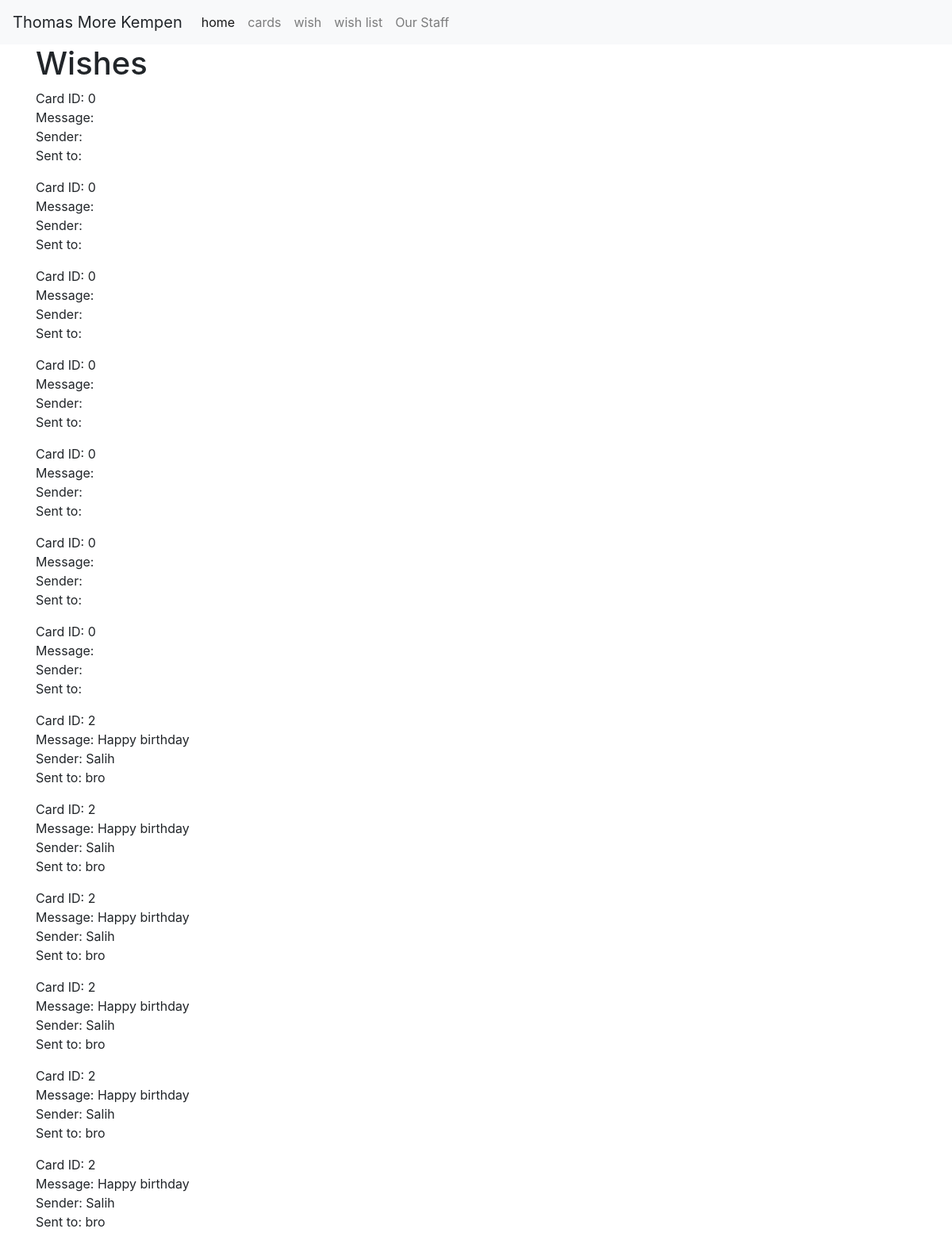
The app's page /wish_list, older data.
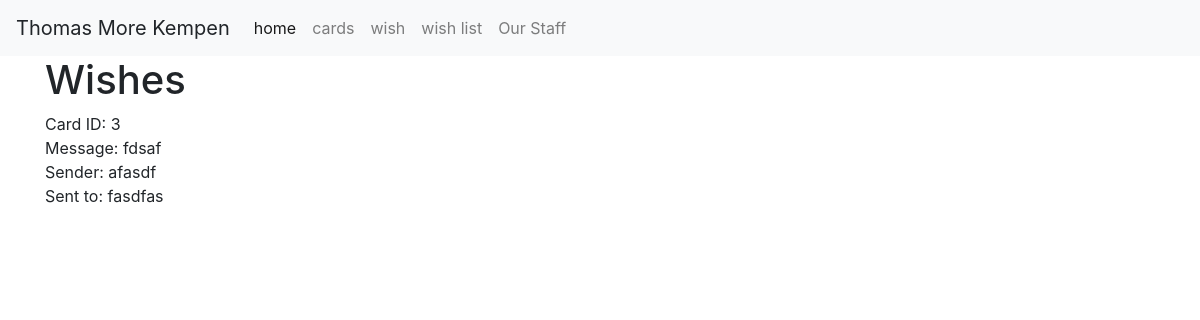
The same page, newer data.
### tables this page shows
CREATE TABLE wish (wishid INTEGER PRIMARY KEY AUTOINCREMENT NOT NULL, sender TEXT, message TEXT, cardid INTEGER, receiver TEXT, code TEXT);

### mysite/flask_app.py (the view)
@app.route('/wish_list')
def wish_list():
    conn = sqlite3.connect('database.db')
    conn.row_factory = dict_factory
    cur = conn.cursor()
    wishes = cur.execute('SELECT * FROM wish').fetchall()
    conn.close()
    return render_template('wish_list.html', wishes = wishes)

### mysite/flask_app.py (called while the page is built)
def dict_factory(cursor, row):
    d = {}
    for idx, col in enumerate(cursor.description):
        d[col[0]] = row[idx]
    return d

### mysite/templates/wish_list.html (shortened to what this page needs)
{% extends 'base.html' %}
{% block content %}
<h1>Wishes</h1>
<div>
    {%for wish in wishes%}
    <p>Card ID:  {{wish['cardid']}} <br> Message:  {{wish['message']}} <br> Sender: {{wish['sender']}} <br>Sent to:  {{wish['receiver']}}</p>
    {% endfor %}
</div>
{% endblock %}

### mysite/templates/base.html (shortened to what this page needs)
<!doctype html>
<html lang="en">
  <head>
    <link rel="stylesheet" href="https://stackpath.bootstrapcdn.com/bootstrap/4.3.1/css/bootstrap.min.css">
  </head>
  <body>
    <nav class="navbar navbar-expand-md navbar-light bg-light">
        <a class="navbar-brand">Thomas More Kempen</a>
        <div class="collapse navbar-collapse" id="navbarNav">
            <ul class="navbar-nav">
            <li class="nav-item active">
                <a class="nav-link" href="/">home</a>
            </li>
            <li class="nav-item">
                <a class="nav-link" href="cards">cards</a>
            </li>
            <li class="nav-item">
                <a class="nav-link" href="wish">wish</a>
            </li>
            <li class="nav-item">
                <a class="nav-link" href="wish_list">wish list</a>
            </li>
            <li class="nav-item">
                <a class="nav-link" href="staff">Our Staff</a>
            </li>
            </ul>
        </div>
    </nav>
    <div class="container">
        {% block content %}{% endblock %}
    </div>
  </body>
</html>

Row changes from the older to the newer data that the page shows:
removed wish: cardid "0"
removed wish: cardid "0"
removed wish: cardid "0"
removed wish: cardid "0"
removed wish: cardid "0"
removed wish: cardid "0"
removed wish: cardid "2", message "Happy birthday", sender "Salih", receiver "bro"
removed wish: cardid "2", message "Happy birthday", sender "Salih", receiver "bro"
removed wish: cardid "2", message "Happy birthday", sender "Salih", receiver "bro"
removed wish: cardid "2", message "Happy birthday", sender "Salih", receiver "bro"
removed wish: cardid "2", message "Happy birthday", sender "Salih", receiver "bro"
removed wish: cardid "2", message "Happy birthday", sender "Salih", receiver "bro"
changed wish: cardid "0" → "3"; message (not shown) → "fdsaf"; sender (not shown) → "afasdf"; receiver (not shown) → "fasdfas"
